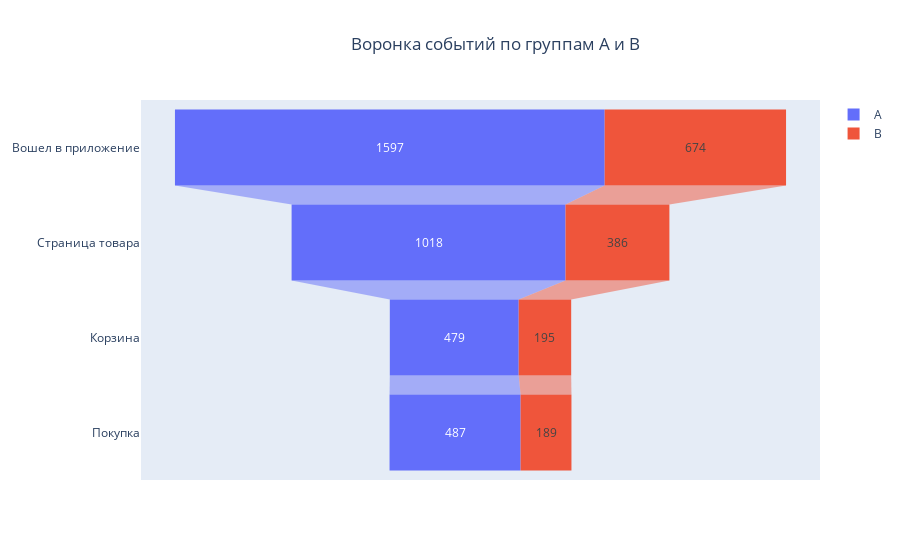

The notebook cell this image was saved under:
### Markdown cell above
**Построим воронки для двух датасетов:**

### Code cell
old_funnel = funnels(old_events_and_profiles,old_groups)
display('Воронка по исходным данным:', old_funnel)

fig = go.Figure()
fig.update_layout(title={'text' :'Воронка событий по группам A и B', 'x':0.55, 'xanchor': 'center'})
for event in ['A', 'B']:    
    fig.add_trace(go.Funnel(
    name = event,
    y=['Вошел в приложение', 'Страница товара', 'Корзина', 'Покупка'],
    x=old_funnel[event]))
fig.show()

### Figure 1 — Plotly figure (JSON) as saved in the notebook; plotly's stock layout.template omitted (floating-point values rounded to 4 significant figures)
{"data": [{"name": "A", "type": "funnel", "x": [1597, 1018, 479, 487], "y": ["Вошел в приложение", "Страница товара", "Корзина", "Покупка"]}, {"name": "B", "type": "funnel", "x": [674, 386, 195, 189], "y": ["Вошел в приложение", "Страница товара", "Корзина", "Покупка"]}], "layout": {"title": {"text": "Воронка событий по группам A и B", "x": 0.55, "xanchor": "center"}}}
